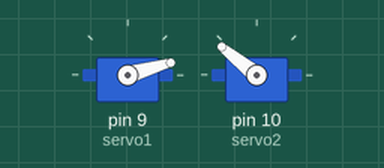
Bench run of a sketch on a simulated Arduino Mega 2560, built with avr-gcc and run on an emulated ATmega2560. Parts: 2 × servo. What the sketch prints to the serial monitor is not drawn.

Above: at 1.16 s.
At 10.66 s:
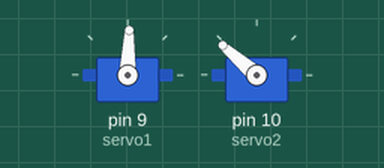
At 20.47 s:
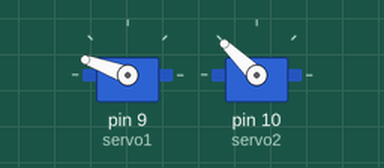
At 39.77 s:
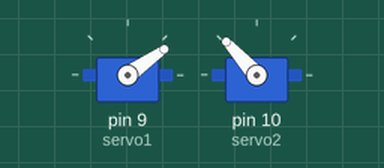
Timing chart, 0 to 40.0 s (numbered marks = the images above):
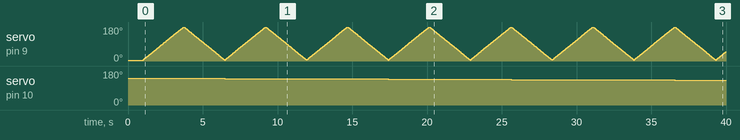

The sketch:

LidarScanner3DFirstValidAttempt.ino
```cpp
//#include <PWMServo.h>

//*************************************************3D RADAR CODE*************************************************//

//************************************************************************//

// Include libraries:
#include <Servo.h>

// Create a new servo object:
Servo servo1;
Servo servo2;
//PWMServo servo1;
//PWMServo servo2;

// Define the servo pin:
//int servo1Pin = 9;
//int servo2Pin = 10; THESE WERE SOMEHOW CAUSING THE PROBLEM OF THE 2 BIG SERVOS NOT TO WORK, ONLY ONE OF THEM HAD WORKED

int dist;
int strength;
int check;
int uart[9];
int i;
const int HEADER = 0x59;

// defines variables
int angle = 600;
int verAngle = 2000;
long duration;
int distance;
int pointArray[3];
int mapAngle;
int mapVerAngle;
int mapStartVerAngle;

void setup() {
  Serial.begin(115200); // Starts the serial communication
  Serial3.begin(115200);
 // Serial.print("start");

  // Attach the Servo variable to a pin:
  servo1.attach(9);
  servo2.attach(10);

  //Tell servo to go to this angle
  servo1.writeMicroseconds(angle);
  servo2.writeMicroseconds(verAngle);
  pointArray[0] = 0;

  mapStartVerAngle = verAngle;
  mapStartVerAngle = map(mapStartVerAngle, 500, 2500, -90, 180);

  pointArray[1] = mapStartVerAngle;
  delay(1000);
}

void loop() {
  // Sweep from 0 to 2500 degrees:
  for (angle = 600; angle <= 2400; angle += 7)
  {
    Sonar();
    mapAngle = angle;
    mapAngle = map(mapAngle, 500, 2500, 0, 270);
    printArray();
    pointArray[0] = mapAngle;
    servo1.writeMicroseconds(angle);
    delay(10);
  }
  MoveUp();
  // And back from 2500 to 0 degrees:
  for (angle = 2400; angle >= 600; angle -= 7)
  {
    Sonar();
    mapAngle = angle;
    mapAngle = map(mapAngle, 500, 2500, 0, 270);
    printArray();
    pointArray[0] = mapAngle;
    servo1.writeMicroseconds(angle);
    delay(10);
  }
  MoveUp();
}
//Move vertical servo up by one degree
void MoveUp() {
  if (verAngle >=1000) {
    verAngle = verAngle - 7;
    servo2.writeMicroseconds(verAngle);
    mapVerAngle = verAngle;
    mapVerAngle = map(mapVerAngle, 500, 2500, -90, 180);
    pointArray[1] = mapVerAngle;
    delay(10);
  }
}

void Sonar() {
  if (Serial3.available()) {
    if (Serial3.read() == HEADER) {
      uart[0] = HEADER;
      if (Serial3.read() == HEADER) {
        uart[1] = HEADER;
        for (i = 2; i < 9; i++) {
          uart[i] = Serial3.read();
        }
        check = uart[0] + uart[1] + uart[2] + uart[3] + uart[4] + uart[5] + uart[6] + uart[7];
        if (uart[8] == (check & 0xff)) {
          dist = uart[2] + uart[3] * 256;
          strength = uart[4] + uart[5] * 256;
//          Serial.print(dist);
//          Serial.print('\n');
          pointArray[2] = dist;
          delay(10);
        }
      }
    }
  }
}

void printArray() {
  for (int i = 0; i < 3; i++) {
    Serial.print(pointArray[i]);
    if (i != 2) {
      Serial.print(" ");
    }
  }
  Serial.println();
}
```

Measured:
- by itself, servo on pin 10 (servo2): moves from 141° to 132° over 30.1 s
